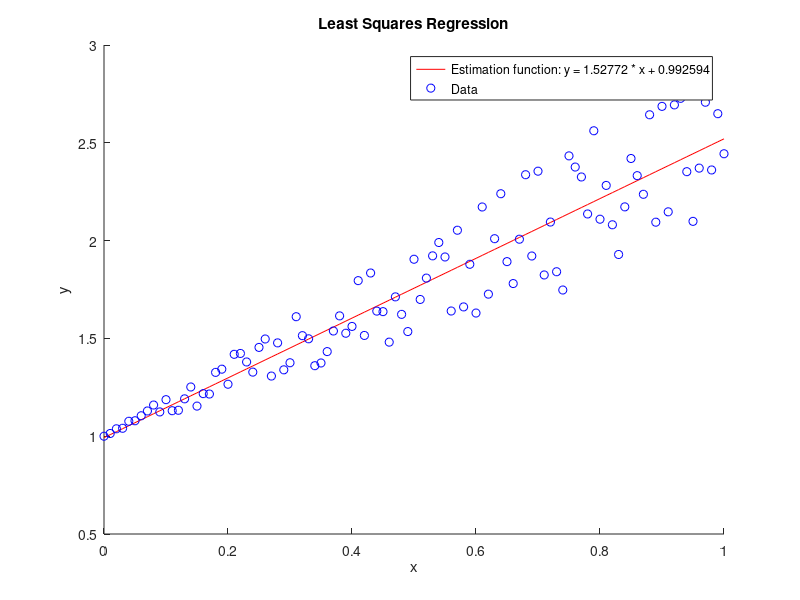

MATLAB code to generate this figure:
% Script demonstrating fitting a line 
% modeled by the estimation function y = alpha_1 * x + alpha_2
% to a data set using Least Squares Regression.
% Author: Chris B. Kirov
% Date: 21.09.2017  
clc
clear
close all

x = [0 : 0.01 : 1]';                                                % Generate x data set and store in column vector.

y = 1 + x + ( x .* rand( size(x) ) );                      % Generate y data set adding "randomness" between [0,1].
                                                                                % y = 1.5 * x + 1 ,is the real equation, i.e. we should expect: alpha(1) = 1.5 and alpha(2) = 1. 

% Build the MxN* matrix where each row is different data point and each column different basic function** evaluated at that data point.
% * - M is the size of the data sample, N is the number of basic functions.
% ** - in the linear combination forming the estimation function y.
A = [x, ones( size(x) )];                                        % ones is a column vector comes from x^0, the basis function associated with aplha(2).

alpha = inv(A' * A) * A' * y                                 % solve the system Ab = y.

approx = alpha(1) * x + alpha(2);                        % construct the model: y = alpha_1 * x + alpha_2.

hold on                                                                   % plot the initial data and the approximated line using the coefficients: alpha.
plot(x, approx, 'r')
plot(x, y, 'bo')
xlabel('x')
ylabel('y')
title('Least Squares Regression')
legend( sprintf('Estimation function: y = %d * x + %d', alpha(1), alpha(2) ), 'Data');
hold off

abs_path = 'D:\\Matlab Projects\\Intro to MATLAB - Octave\\';  % save plot in .pdf file.
filename = sprintf('%sChapter13TryIt2.pdf', abs_path);
print(filename)